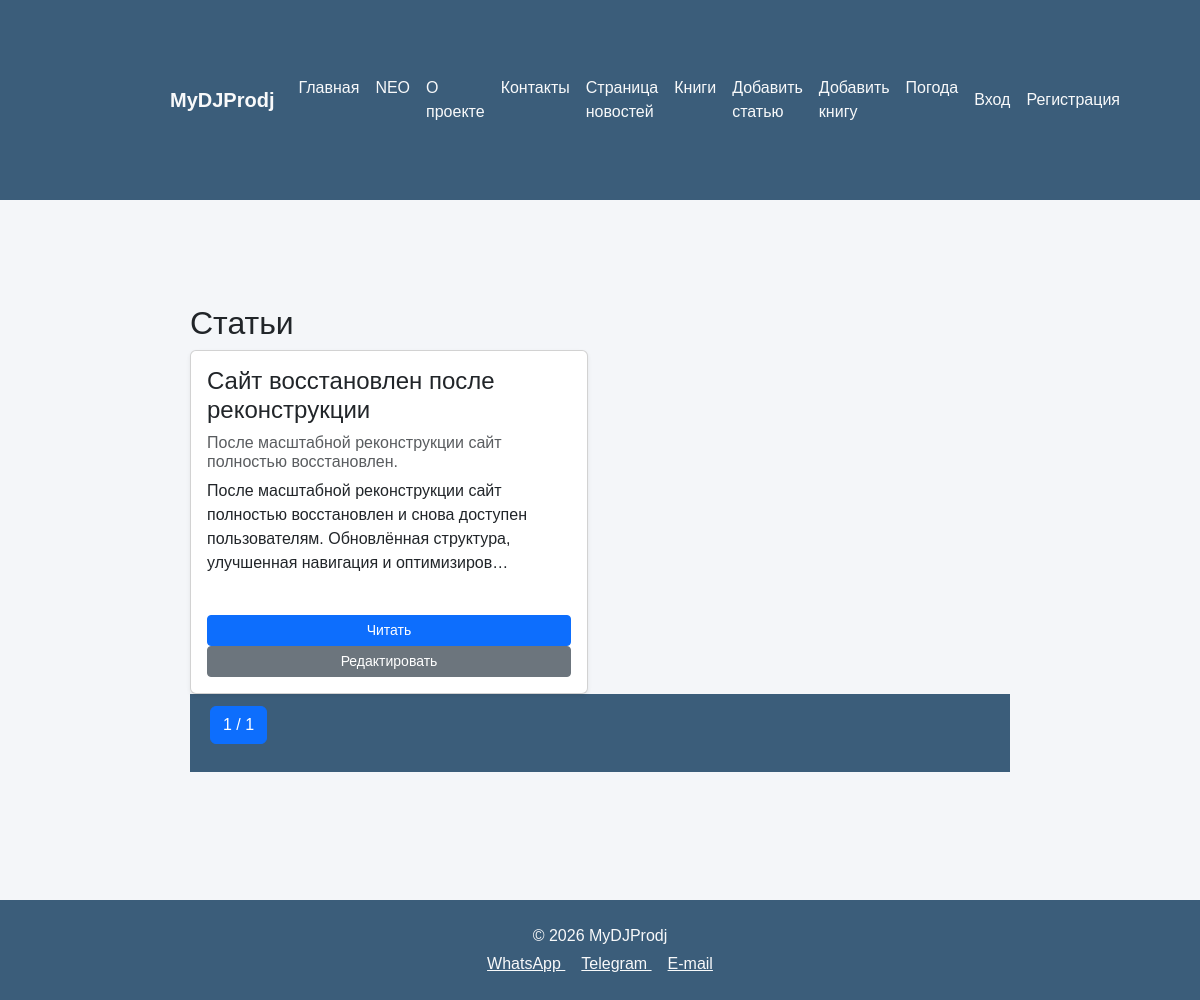
The app's page /articles/ with its own data.
### main/models.py (models this page shows, shortened)
class Article(models.Model):
    title = models.CharField(max_length=200, verbose_name="Заголовок")
    subtitle = models.CharField(
        max_length=250,
        blank=True,
        null=True,
        verbose_name="Подзаголовок"
    )
    content = models.TextField(verbose_name="Содержимое")
    updated_at = models.DateTimeField(auto_now=True)
    author = models.ForeignKey(
        settings.AUTH_USER_MODEL,   # ← теперь правильно
        on_delete=models.SET_NULL,
        null=True,
        verbose_name="Автор"
    )
    is_published = models.BooleanField(default=True, verbose_name="Опубликовано")
    created_at = models.DateTimeField(auto_now_add=True)
    slug = models.SlugField(unique=True, max_length=250, verbose_name="URL", blank=True)
    class Meta:
        ordering = ["-created_at"]

### main/views.py (the view)
# urls.py: path("articles/", views.articles, name="articles"),
def articles(request):
    article_list = Article.objects.filter(is_published=True).order_by("-created_at")
    paginator = Paginator(article_list, 4)
    page_number = request.GET.get("page")
    page_obj = paginator.get_page(page_number)
    return render(request, "main/articles.html", {"page_obj": page_obj})

### weather/context_processors.py (called while the page is built)
def footer_weather(request):
    weather = get_weather("Moscow")
    return {"footer_weather": weather}

### weather/utils.py (called while the page is built)
def get_weather(city):
    api_key = "..."
    url = f"https://api.openweathermap.org/data/2.5/weather?q={city}&appid={api_key}&units=metric&lang=ru"
    data = requests.get(url).json()
    if data.get("cod") != 200:
        return None
    return {
        "temp": data["main"]["temp"],
        "icon": data["weather"][0]["icon"],
        "desc": translate_description(data["weather"][0]["description"]),
    }

### main/templates/main/articles.html (shortened to what this page needs)
{% extends "base.html" %}
{% block content %}
<div class="container mt-4">
    <h2>Статьи</h2>
    <div class="row">
        {% for article in page_obj %}
        <div class="col-md-6">
            <div class="card mb-4 shadow-sm">
                <div class="card-body">
                    <h4 class="card-title">{{ article.title }}</h4>
                    {% if article.subtitle %}
                        <h6 class="text-muted">{{ article.subtitle }}</h6>
                    {% endif %}
                    <p class="card-text">
                        {{ article.content|truncatechars:150 }}
                    </p>
                    <a href="{% url 'article_detail' article.slug %}" class="btn btn-primary btn-sm">Читать</a>
                    <a href="{% url 'edit_article' article.slug %}" class="btn btn-secondary btn-sm">Редактировать</a>
                </div>
            </div>
        </div>
        {% empty %}
        <p>Статей пока нет.</p>
        {% endfor %}
    </div>
    <nav>
        <ul class="pagination justify-content-center">
            <li class="page-item active">
                <span class="page-link">
                    {{ page_obj.number }} / {{ page_obj.paginator.num_pages }}
                </span>
            </li>
        </ul>
    </nav>
</div>
{% endblock %}

### main/static/main/style.css (style rules this page uses)
body { font-family: Arial, sans-serif; margin: 0; padding: 0; background: #f4f6f9; }
nav { background: #3b5d7a; padding: 12px 20px; display: flex; gap: 20px; }
body { background: linear-gradient(to bottom, #e8f0f7, #c9d8e6); min-height: 100vh; }
.container { max-width: 900px; margin: 40px auto; padding: 20px; }
.card { height: 100%; }
.card-body { display: flex; flex-direction: column; }
.card-text { flex-grow: 1; }

### main/templates/base.html (style rules this page uses)
body { font-family: Arial, sans-serif; margin: 0; padding: 0; background: #f4f6f9; }
nav { background: #3b5d7a; padding: 12px 20px; display: flex; gap: 20px; }
.container { max-width: 900px; margin: 40px auto; padding: 20px; }

### records on screen
Article: title "Сайт восстановлен после реконструкции", subtitle "После масштабной реконструкции сайт полностью восстановлен.", content "После масштабной реконструкции сайт полностью восстановлен и снова доступен пользователям. Обновлённая структура, улучшенная навигация и оптимизиров…"

### other values on screen
{{ page_obj.number }} "1"
{{ page_obj.paginator.num_pages }} "1"
